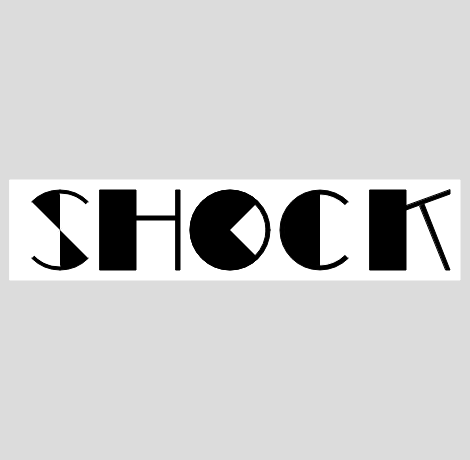
Frame 1 (no input)
Frame 60 (no input): identical to frame 1, image omitted
Frame 120 (the mouse pressed at the canvas centre since frame 60): identical to frame 1, image omitted

The p5.js sketch that drew this single still picture (run headless with seeded random() and noise() and a simulated clock; from frame 60 on, the mouse is pressed at the canvas centre):

// p5.js sketch
// ── sketch.js
function setup() {
  createCanvas(470, 460);
}

function draw() {
  background(220); //Grau
  
  //Rechteck Hintergrund von Shock
  fill(255); //Hintergrund weiss
  stroke(255); //Linienfarbe weiss
  rect(10, 180, 450, 100);
  
  //Rechteck Buchstabe H
  fill(0); //Fuellfarbe schwarz
  stroke(0); // Linienfarbe schwarz
  rect(100, 190, 36, 80); //Rechteck-H, 36x80
  rect(176, 190, 4, 80); //Rechteck-H 4x80
  rect(136, 216, 40, 4); //Rechteck-H 40x4
  
  //Rechteck Buchstabe K
  rect(370, 190, 36, 80);
  //Unregelmaessige Vierecke-Buchstabe K
  quad(450, 190, 450, 194, 406, 210, 406, 206); //Viereck nach oben
  quad(420, 206, 424, 204, 450, 270, 446, 270); //Viereck nach unten
  
  //Kreise Buchstabe O
  ellipse(230, 230, 80, 80); //Kreis , Durchmesser 40mm schwarz
  fill(255); //Fuellfarbe weiss
  ellipse(230, 230, 72, 72); //Kreis, Durchmesser 38mm weiss
  fill(0);
  arc(230, 230, 80, 80, 0.25*PI, 1.75*PI);//Kreisabschnitt, schwarz
  //Durchmesser 80mm
  
  //Kreis Buchstabe C
  fill(0); //Fuellfarbe schwarz
  arc(320, 230, 80, 80, 0.25*PI, 1.75*PI); //Kreisabschnitt schwarz
  //Durchmesser 80mm
  
  fill(255); //Fuellfarbe weiss
  stroke(255);// Linienfarbe weiss
  ellipse(320, 230, 70, 70); //Kreis weiss Durchmesser 70mm
  fill(0);//Fuellfarbe schwarz
  stroke(0); //Linienfarbe schwarz
  arc(320, 230, 72, 72, 0.5*PI, 1.5*PI); //Halbkreis schwarz
  //Durchmesser 72mm
  
  //Kreis Buchstabe S
  fill(0); //Fuellfarbe schwarz
  arc(60, 230, 80, 80, 1.25*PI, 1.5*PI); //Sekment 1 scharz
  arc(60, 230, 80, 80, 0.25*PI, 0.5*PI); //Sekment 2 schwarz
  arc(60, 230, 80, 80, 0.5*PI, 0.75*PI); //Sekment 3 schwarz
  arc(60, 230, 80, 80, 1.5*PI, 1.75*PI); //Sekment 4 schwarz
  fill(255);
  stroke(255);
  arc(60, 230, 72, 72, 0.5*PI, 0.8*PI); //Sekment 5 weiss
  arc(60, 230, 72, 72, 1.5*PI, 1.8*PI); //Sekment 6 weiss
  
  
}
